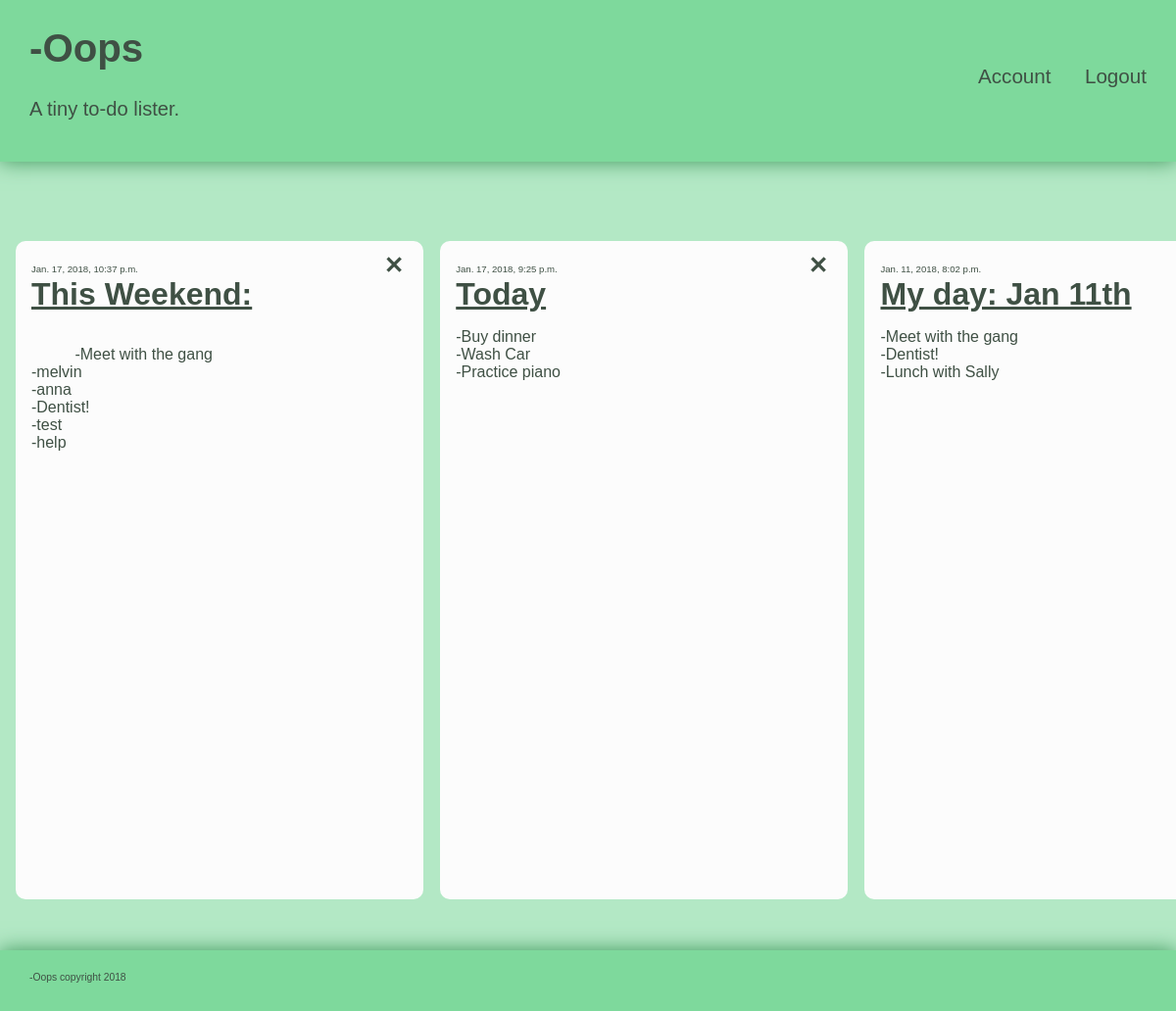
/, run on an earlier commit of the app's database.
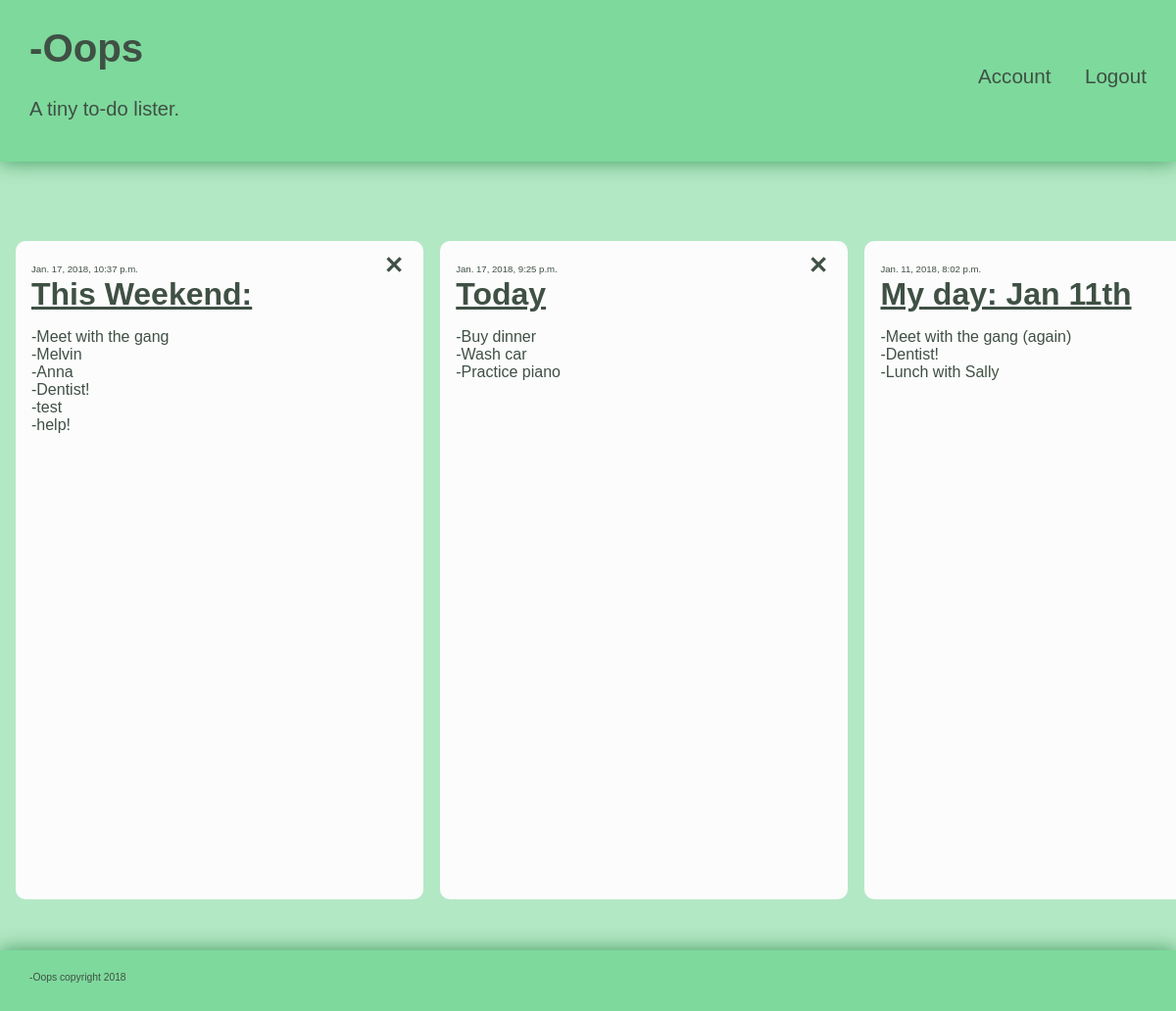
And on a later commit of the database.
### oops/models.py (models this page shows, shortened)
class Tile(models.Model):
    title = models.CharField(max_length=50)
    date = models.DateTimeField(auto_now=True)
    content = models.CharField(max_length=300)

### oops/views.py (the view)
# urls.py: url(r'^$', index),
def index(request):
    tileindex = Tile.objects.all()
    return render_to_response('index.html', locals())

### oops/templates/index.html
{% include 'partials/header.html' %}
{% include 'partials/tiles.html' %}
{% include 'partials/footer.html' %}

### oops/templates/partials/tiles.html (shortened to what this page needs)
{% load static %}
<div id="tile_container">
  {% for tile in tileindex reversed %}
    {% if forloop.last %}
      <span class="tile" style="margin-right: 1em;">
    {% else %}
      <span class="tile">
    {% endif %}
      <div class="tile_date">{{ tile.date }}</div>
      <img src="{% static 'img/delete.svg' %}" class="delete" onclick="deleteTile({{ tile.id }})" alt="Delete tile" title="Delete this tile?"/>
      <div class="tile_title">{{ tile.title }}</div>
      <p id="{{ tile.id }}" onclick="tileEditable({{ tile.id }})" oninput="tileUpdate({{ tile.id }})">
          {{ tile.content|safe }}</p>
    </span>
  {% endfor %}
</div>

What changed in the data, as far as the page shows it:
changed Tile "This Weekend:": content "-Meet with the gang -melvin -anna -Dentist! -test -help" → "-Meet with the gang -Melvin -Anna -Dentist! -test -help!"
changed Tile "Today": content "-Buy dinner -Wash Car -Practice piano" → "-Buy dinner -Wash car -Practice piano"
changed Tile "My day: Jan 11th": content "-Meet with the gang -Dentist! -Lunch with Sally" → "-Meet with the gang (again) -Dentist! -Lunch with Sally"
